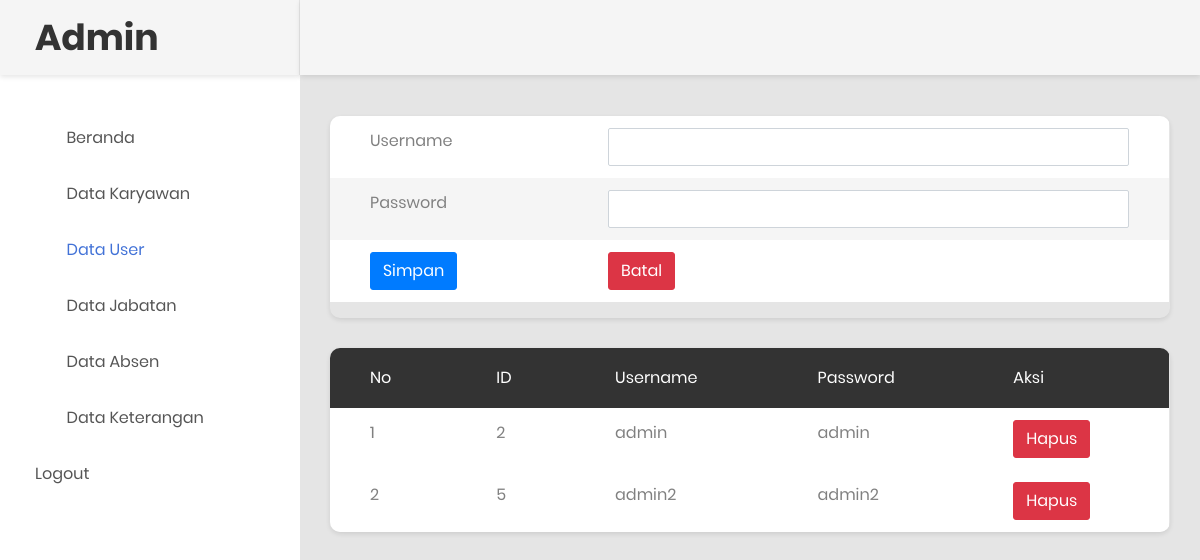
The page /datauser.php (signed in) on the database as committed earlier.
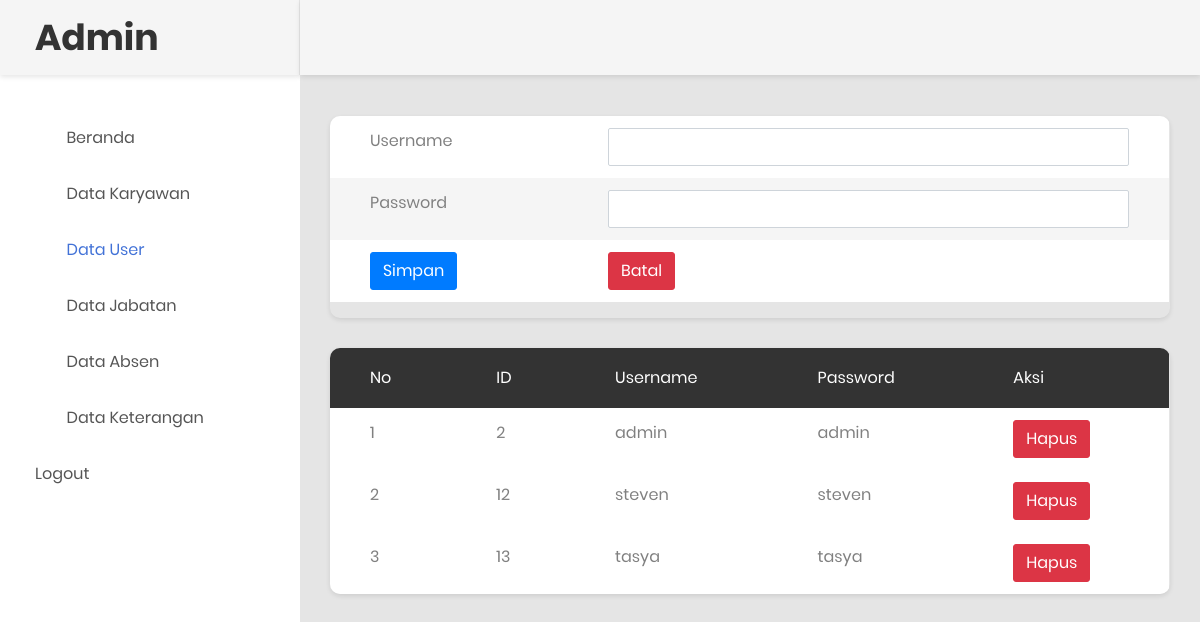
The same page on the database as committed later.
### tables this page shows
CREATE TABLE `tb_daftar` (
  `id` int(11) NOT NULL,
  `username` varchar(255) NOT NULL,
  `password` varchar(255) NOT NULL
);

### datauser.php (the view, shortened to what the changed rows need)
<!DOCTYPE html>
<html lang="en">
<head>
    <link rel="stylesheet" href="https://maxcdn.bootstrapcdn.com/bootstrap/4.5.2/css/bootstrap.min.css">
    <link rel="stylesheet" type="text/css" href="css/bootstrap.css" media="all">
    <link href="css/font-face.css" rel="stylesheet" media="all">
    <link href="vendor/font-awesome-4.7/css/font-awesome.min.css" rel="stylesheet" media="all">
    <link href="vendor/font-awesome-5/css/fontawesome-all.min.css" rel="stylesheet" media="all">
    <link href="vendor/mdi-font/css/material-design-iconic-font.min.css" rel="stylesheet" media="all">
    <link href="vendor/bootstrap-4.1/bootstrap.min.css" rel="stylesheet" media="all">
    <link href="vendor/animsition/animsition.min.css" rel="stylesheet" media="all">
    <link href="vendor/bootstrap-progressbar/bootstrap-progressbar-3.3.4.min.css" rel="stylesheet" media="all">
    <link href="vendor/wow/animate.css" rel="stylesheet" media="all">
    <link href="vendor/css-hamburgers/hamburgers.min.css" rel="stylesheet" media="all">
    <link href="vendor/slick/slick.css" rel="stylesheet" media="all">
    <link href="vendor/select2/select2.min.css" rel="stylesheet" media="all">
    <link href="vendor/perfect-scrollbar/perfect-scrollbar.css" rel="stylesheet" media="all">
    <link href="css/theme.css" rel="stylesheet" media="all">
</head>
<body class="animsition">
    <div class="page-wrapper">
        <aside class="menu-sidebar d-none d-lg-block">
            <div class="logo">
                <a href="#">
                    <h1>Admin</h1>
                </a>
            </div>
        </aside>
        <div class="page-container">
            <div class="main-content">
                <div class="section__content section__content--p30">
                    <div class="container-fluid">
                        <div class="row">
                                <div class="table-responsive table--no-card m-b-30">
                                    <table class="table table-borderless table-striped table-earning">
                                        <thead>
                                            <tr>
                                                <th>No</th>
                                                <th>ID</th>
                                                <th>Username</th>
                                                <th>Password</th>
                                                <th>Aksi</th>
                                            </tr>
                                        </thead>
                                        <?php
                                            include 'koneksi.php';
                                            $sql = "SELECT * FROM tb_daftar";
                                            $query = mysqli_query($koneksi, $sql);
                                            $no = 1;
                                            while ($row = mysqli_fetch_array($query)) {
                                         ?>
                                        <tbody>
                                            <tr>
                                                <td><?php echo $no ?></td>
                                                <td><?php echo $row['id']; ?></td>
                                                <td><?php echo $row['username']; ?></td>
                                                <td><?php echo $row['password']; ?></td>
                                                <td> <a href="admin/admin_hapus.php?id=<?php echo $row['id']; ?>"><button class="btn btn-danger" onclick="return confirm('yakin ingin dihapus?');">Hapus</button></a></td>
                                            </tr>
                                           <?php
                                           $no++;
                                       }
                                            ?>
                                        </tbody>
                                    </table>
                                </div>
                            </div>
                </div>
            </div>
        </div>
    </div>
</body>
</html>

Rows that differ between the two databases and show on the page:
removed tb_daftar: id "5", username "admin2", password "admin2"
added tb_daftar: id "12", username "steven", password "steven"
added tb_daftar: id "13", username "tasya", password "tasya"
